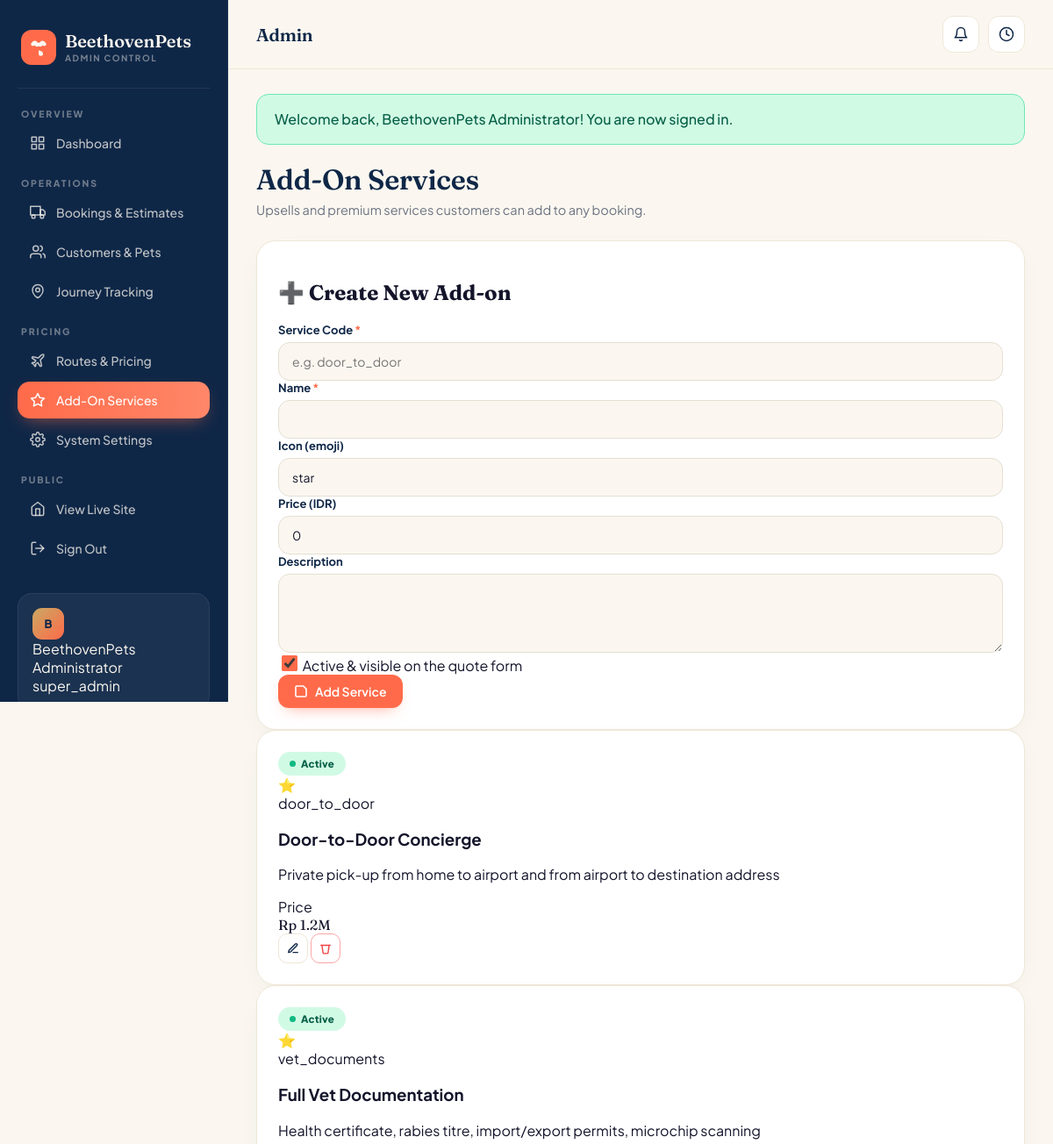
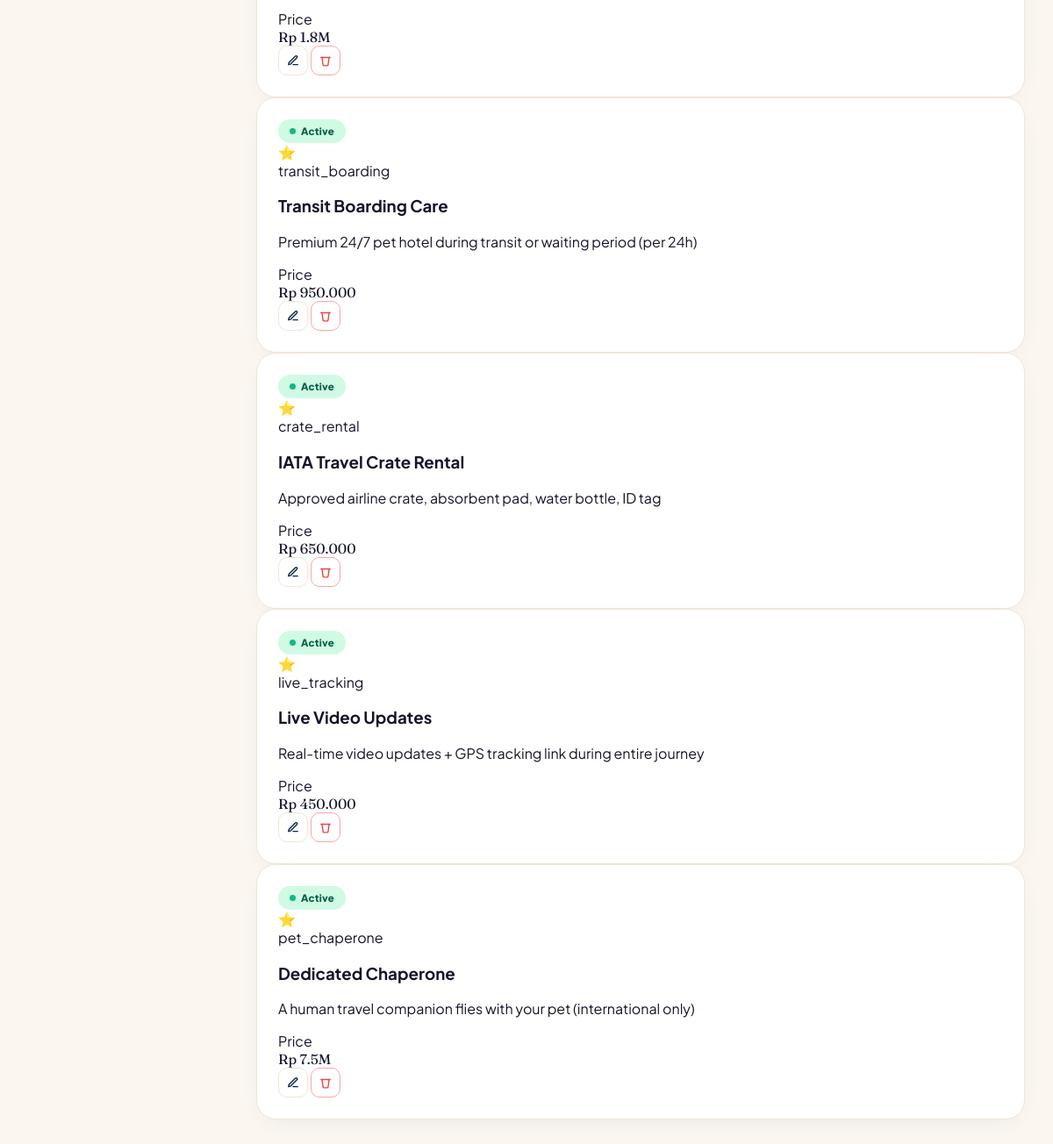
/admin/addons.php (signed in), run on the app's committed database (2 pictures, top to bottom).
### tables this page shows
CREATE TABLE `addons` (
  `id` int(11) NOT NULL AUTO_INCREMENT,
  `code` varchar(40) NOT NULL UNIQUE,
  `name` varchar(120) NOT NULL,
  `description` text NOT NULL,
  `price_idr` decimal(10,2) NOT NULL DEFAULT 0.00,
  `icon` varchar(40) DEFAULT 'star',
  `is_active` tinyint(1) NOT NULL DEFAULT 1,
  PRIMARY KEY (`id`)
);

### includes/db.php (called while the page is built, shortened)
<?php
class Database {
    private static $instance = null;
    private $pdo;
    private function __construct() {
        try {
            $dsn = "mysql:host=" . DB_HOST . ";dbname=" . DB_NAME . ";charset=" . DB_CHARSET;
            $options = [
                PDO::ATTR_ERRMODE            => PDO::ERRMODE_EXCEPTION,
                PDO::ATTR_DEFAULT_FETCH_MODE => PDO::FETCH_ASSOC,
                PDO::ATTR_EMULATE_PREPARES   => false,
                PDO::ATTR_PERSISTENT         => true,
            ];
            $this->pdo = new PDO($dsn, DB_USER, DB_PASS, $options);
        } catch (PDOException $e) {
            die('<div style="padding:40px;font-family:sans-serif;max-width:700px;margin:40px auto;background:#FFF5F0;border:1px solid #FFD1C0;border-radius:16px;">
            <h2 style="color:#E55536;margin:0 0 16px 0;">🔧 Database Connection Required</h2>
            <p style="color:#4A4A4A;line-height:1.6;margin-bottom:16px;">
                Welcome to <strong>BeethovenPets</strong>! Before we can launch, please complete these 2 quick steps:
            </p>
            <ol style="color:#4A4A4A;line-height:1.8;padding-left:20px;margin-bottom:20px;">
                <li><strong>Import the SQL file:</strong> Upload <code style="background:#FFE4D9;padding:2px 6px;border-radius:6px;">database/beethovenpets_schema.sql</code> to your phpMyAdmin / MySQL manager (cPanel or aaPanel).</li>
                <li><strong>Update credentials:</strong> Open <code style="background:#FFE4D9;padding:2px 6px;border-radius:6px;">includes/config.php</code> and set your MySQL username, password, and database name (typically <code>cpusername_dbname</code> on cPanel).</li>
            </ol>
            <p style="color:#888;font-size:14px;">If you need help, check the included <code>DEPLOYMENT-README.md</code> file.</p>
            <details style="margin-top:20px;color:#888;font-size:12px;"><summary>Developer Debug Info</summary><pre style="white-space:pre-wrap;word-wrap:break-word;background:#1A1A2E;color:#E8E6E3;padding:16px;border-radius:10px;font-size:12px;">' . htmlspecialchars($e->getMessage()) . '</pre></details>
            </div>');
        }
    }
    public static function getInstance(): Database {
        if (self::$instance === null) self::$instance = new self();
        return self::$instance;
    }
    public function fetch(string $sql, array $params = []) {
        $stmt = $this->pdo->prepare($sql);
        $stmt->execute($params);
        return $stmt->fetch() ?: null;
    }
    public function fetchAll(string $sql, array $params = []) {
        $stmt = $this->pdo->prepare($sql);
        $stmt->execute($params);
        return $stmt->fetchAll();
    }
}
function pawDB(): Database {
    return Database::getInstance();
}

### admin/addons.php (the view, shortened to what this page needs)
<?php
require_once __DIR__ . '/includes/header.php';
$db = pawDB();
$addons = $db->fetchAll("SELECT * FROM addons ORDER BY is_active DESC, id ASC");
$editA = null;
?>
<div class="page-title-row">
  <div class="page-title">
    <h1>Add-On Services</h1>
    <p>Upsells and premium services customers can add to any booking.</p>
  </div>
</div>
<div class="card card-pad mb-6">
  <h2 class="font-display text-2xl font-semibold text-navy mb-5"><?=$editA ? 'Edit Add-on · #' . (int)$editA['id'] : '➕ Create New Add-on'?></h2>
  <form method="POST">
    <div class="grid grid-cols-1 md:grid-cols-6 gap-4 mb-4">
      <div class="field md:col-span-2" style="margin:0"><label>Service Code<span class="req" style="color:var(--coral)">*</span></label>
        <input class="input" name="code" required placeholder="e.g. door_to_door" value="<?=e($editA['code'] ?? '')?>"></div>
      <div class="field md:col-span-2" style="margin:0"><label>Name<span class="req" style="color:var(--coral)">*</span></label>
        <input class="input" name="name" required value="<?=e($editA['name'] ?? '')?>"></div>
      <div class="field" style="margin:0"><label>Icon (emoji)</label>
        <input class="input" name="icon" value="<?=e($editA['icon'] ?? 'star')?>"></div>
      <div class="field" style="margin:0"><label>Price (IDR)</label>
        <input class="input" type="number" step="50000" name="price_idr" value="<?=e($editA['price_idr'] ?? 0)?>"></div>
    </div>
    <div class="field mb-4" style="margin:0">
      <label>Description</label>
      <textarea class="textarea" name="description"><?=e($editA['description'] ?? '')?></textarea>
    </div>
    <div class="flex items-center justify-between">
      <label class="flex items-center gap-2 font-semibold text-sm text-navy">
        <input type="checkbox" name="is_active" <?=($editA['is_active'] ?? 1)?'checked':''?> style="accent-color:#FF6B4A;width:18px;height:18px">
        Active & visible on the quote form
      </label>
      <div class="flex gap-3">
        <button class="btn btn-primary">
          <svg width="16" height="16" viewBox="0 0 24 24" fill="none" stroke="currentColor" stroke-width="2.4" stroke-linecap="round" stroke-linejoin="round"><path d="M19 21H5a2 2 0 0 1-2-2V5a2 2 0 0 1 2-2h11l5 5v11a2 2 0 0 1-2 2z"/></svg>
          <?=$editA ? 'Update Add-on' : 'Add Service'?>
        </button>
      </div>
    </div>
  </form>
</div>
<?php if (count($addons) === 0): ?>
<div class="card card-pad">
  <div class="empty" style="border:0;background:transparent">
    <div class="empty-icon">⭐</div>
    <p class="font-bold text-navy mb-1">No add-on services yet.</p>
    <p class="text-muted text-sm">Create your first upsell (Door-to-door, Vet docs, etc.) above.</p>
  </div>
</div>
<?php else: ?>
<div class="grid grid-cols-1 md:grid-cols-2 lg:grid-cols-3 gap-5">
  <?php foreach($addons as $a): ?>
  <div class="card card-pad card-hover relative" style="<?=!$a['is_active']?'opacity:0.6':''?>">
    <div class="absolute top-5 right-5">
      <span class="chip" style="background:<?=$a['is_active']?'#D1FAE5;color:#065F46':'#FEE2E2;color:#991B1B'?>">
        <span class="chip-dot" style="background:<?=$a['is_active']?'#10B981':'#EF4444'?>"></span>
        <?=$a['is_active']?'Active':'Disabled'?>
      </span>
    </div>
    <div class="flex items-start gap-4 mb-4">
      <div class="w-14 h-14 rounded-2xl bg-coral/10 flex items-center justify-center text-3xl flex-shrink-0">
        <?=$a['icon'] && preg_match('/[\x{1F300}-\x{1F9FF}]/u', $a['icon']) ? $a['icon'] : '⭐'?>
      </div>
      <div class="min-w-0 pr-16">
        <div class="text-[11px] font-extrabold uppercase tracking-widest text-muted mb-1"><?=e($a['code'])?></div>
        <h3 class="font-bold text-navy text-lg leading-tight"><?=e($a['name'])?></h3>
      </div>
    </div>
    <p class="text-muted text-sm leading-relaxed mb-4"><?=e($a['description'])?></p>
    <div class="p-4 rounded-2xl bg-gradient-to-br from-cream-3 to-cream flex items-center justify-between">
      <div>
        <div class="text-[10px] font-extrabold uppercase tracking-widest text-muted">Price</div>
        <div class="font-display text-3xl font-bold text-coral leading-none mt-0.5"><?=formatRupiah($a['price_idr'])?></div>
      </div>
      <div class="flex gap-2">
        <a href="addons.php?edit=<?=(int)$a['id']?>" class="btn btn-outline btn-icon btn-sm">
          <svg width="14" height="14" viewBox="0 0 24 24" fill="none" stroke="currentColor" stroke-width="2.4" stroke-linecap="round" stroke-linejoin="round"><path d="M12 20h9"/><path d="M16.5 3.5a2.121 2.121 0 0 1 3 3L7 19l-4 1 1-4L16.5 3.5z"/></svg>
        </a>
        <form method="POST" style="display:inline" onsubmit="return confirm('Delete this add-on?')">
          <button class="btn btn-outline btn-icon btn-sm confirm-delete" style="border-color:#FCA5A5">
            <svg width="14" height="14" viewBox="0 0 24 24" fill="none" stroke="#EF4444" stroke-width="2.4" stroke-linecap="round" stroke-linejoin="round"><polyline points="3 6 5 6 21 6"/><path d="M19 6l-2 14a2 2 0 0 1-2 2H9a2 2 0 0 1-2-2L5 6"/></svg>
          </button>
        </form>
      </div>
    </div>
  </div>
  <?php endforeach; ?>
</div>
<?php endif; ?>
<?php require_once __DIR__ . '/includes/footer.php'; ?>

### admin/includes/header.php (shortened to what this page needs)
<?php
if (strpos($_SERVER['PHP_SELF'], '/admin/login.php') === false &&
    strpos($_SERVER['PHP_SELF'], '/admin/logout.php') === false) {
    $admin = currentAdmin();
}
if (!isset($page_title)) $page_title = 'Admin';
$page_base = basename($_SERVER['PHP_SELF']);
?>
<!DOCTYPE html>
<html lang="en">
<head>
</head>
<body>
<?php if (strpos($_SERVER['PHP_SELF'], '/admin/login.php') === false &&
          strpos($_SERVER['PHP_SELF'], '/admin/logout.php') === false): ?>
<div class="layout">
  <aside class="sidebar" id="sidebar">
    <div class="side-brand">
      <div class="logo">
      </div>
      <div>
        <div class="name">BeethovenPets</div>
        <div class="sub">Admin Control</div>
      </div>
    </div>
    <div class="nav-section">Overview</div>
    <a href="index.php" class="nav-link <?=$page_base=='index.php'?'active':''?>">
      <svg viewBox="0 0 24 24" fill="none" stroke="currentColor" stroke-width="2" stroke-linecap="round" stroke-linejoin="round"><rect x="3" y="3" width="7" height="7"/><rect x="14" y="3" width="7" height="7"/><rect x="3" y="14" width="7" height="7"/><rect x="14" y="14" width="7" height="7"/></svg>
      Dashboard
    </a>
    <div class="nav-section">Operations</div>
    <a href="bookings.php" class="nav-link <?=$page_base=='bookings.php'||$page_base=='booking-view.php'?'active':''?>">
      <svg viewBox="0 0 24 24" fill="none" stroke="currentColor" stroke-width="2" stroke-linecap="round" stroke-linejoin="round"><rect x="1" y="3" width="15" height="13"/><polygon points="16 8 20 8 23 11 23 16 16 16 16 8"/><circle cx="5.5" cy="18.5" r="2.5"/><circle cx="18.5" cy="18.5" r="2.5"/></svg>
      Bookings & Estimates
    </a>
    <a href="customers.php" class="nav-link <?=$page_base=='customers.php'||$page_base=='customer-view.php'?'active':''?>">
      <svg viewBox="0 0 24 24" fill="none" stroke="currentColor" stroke-width="2" stroke-linecap="round" stroke-linejoin="round"><path d="M17 21v-2a4 4 0 0 0-4-4H5a4 4 0 0 0-4 4v2"/><circle cx="9" cy="7" r="4"/><path d="M23 21v-2a4 4 0 0 0-3-3.87"/><path d="M16 3.13a4 4 0 0 1 0 7.75"/></svg>
      Customers & Pets
    </a>
    <a href="tracking.php" class="nav-link <?=$page_base=='tracking.php'?'active':''?>">
      <svg viewBox="0 0 24 24" fill="none" stroke="currentColor" stroke-width="2" stroke-linecap="round" stroke-linejoin="round"><path d="M12 22s-8-4.5-8-11.8A8 8 0 0 1 12 2a8 8 0 0 1 8 8.2c0 7.3-8 11.8-8 11.8z"/><circle cx="12" cy="10" r="3"/></svg>
      Journey Tracking
    </a>
    <div class="nav-section">Pricing</div>
    <a href="routes.php" class="nav-link <?=$page_base=='routes.php'?'active':''?>">
      Routes & Pricing
    </a>
    <a href="addons.php" class="nav-link <?=$page_base=='addons.php'?'active':''?>">
      <svg viewBox="0 0 24 24" fill="none" stroke="currentColor" stroke-width="2" stroke-linecap="round" stroke-linejoin="round"><path d="M12 2l3.09 6.26L22 9.27l-5 4.87 1.18 6.88L12 17.77l-6.18 3.25L7 14.14 2 9.27l6.91-1.01L12 2z"/></svg>
      Add-On Services
    </a>
    <a href="settings.php" class="nav-link <?=$page_base=='settings.php'?'active':''?>">
      System Settings
    </a>
    <div class="nav-section">Public</div>
    <a href="../index.php" target="_blank" class="nav-link">
      <svg viewBox="0 0 24 24" fill="none" stroke="currentColor" stroke-width="2" stroke-linecap="round" stroke-linejoin="round"><path d="M3 9l9-7 9 7v11a2 2 0 0 1-2 2H5a2 2 0 0 1-2-2z"/><polyline points="9 22 9 12 15 12 15 22"/></svg>
      View Live Site
    </a>
    <a href="logout.php" class="nav-link">
      <svg viewBox="0 0 24 24" fill="none" stroke="currentColor" stroke-width="2" stroke-linecap="round" stroke-linejoin="round"><path d="M9 21H5a2 2 0 0 1-2-2V5a2 2 0 0 1 2-2h4"/><polyline points="16 17 21 12 16 7"/><line x1="21" y1="12" x2="9" y2="12"/></svg>
      Sign Out
    </a>
    <div class="side-footer">
      <div class="flex items-center gap-3">
        <div class="avatar"><?=strtoupper(substr($admin['full_name'] ?? 'A', 0, 1))?></div>
        <div class="min-w-0 flex-1">
          <div class="font-bold text-sm truncate"><?=e($admin['full_name'] ?? 'Admin')?></div>
          <div class="text-[11px] opacity-60 font-semibold"><?=e($admin['role'] ?? 'manager')?></div>
        </div>
      </div>
    </div>
  </aside>
  <div class="main">
    <div class="topbar">
      <div class="flex items-center gap-4">
        <div class="page-title">
          <h1 style="font-size:20px;"><?=e($page_title)?></h1>
        </div>
      </div>
      <div class="topbar-actions">
        <a href="bookings.php?status=inquiry" class="pill-btn" title="New inquiries">
          <svg width="18" height="18" viewBox="0 0 24 24" fill="none" stroke="currentColor" stroke-width="2" stroke-linecap="round" stroke-linejoin="round"><path d="M18 8A6 6 0 0 0 6 8c0 7-3 9-3 9h18s-3-2-3-9"/><path d="M13.73 21a2 2 0 0 1-3.46 0"/></svg>
        </a>
        <a href="../track.php" target="_blank" class="pill-btn" title="Open public tracker">
          <svg width="18" height="18" viewBox="0 0 24 24" fill="none" stroke="currentColor" stroke-width="2" stroke-linecap="round" stroke-linejoin="round"><circle cx="12" cy="12" r="10"/><polyline points="12 6 12 12 16 14"/></svg>
        </a>
      </div>
    </div>
    <div class="content">
<?php endif; ?>
<?php
foreach (['admin', 'booking', 'customer', 'pet', 'route', 'addon', 'setting', 'tracking'] as $k) {
    echo renderFlash($k);
}
?>

### data on the page
addons: is_active 1 (drawn), code "door_to_door", name "Door-to-Door Concierge", description "Private pick-up from home to airport and from airport to destination address", price_idr "Rp 1.2M"
addons: is_active 1 (drawn), code "vet_documents", name "Full Vet Documentation", description "Health certificate, rabies titre, import/export permits, microchip scanning", price_idr "Rp 1.8M"
addons: is_active 1 (drawn), code "transit_boarding", name "Transit Boarding Care", description "Premium 24/7 pet hotel during transit or waiting period (per 24h)", price_idr "Rp 950.000"
addons: is_active 1 (drawn), code "crate_rental", name "IATA Travel Crate Rental", description "Approved airline crate, absorbent pad, water bottle, ID tag", price_idr "Rp 650.000"
addons: is_active 1 (drawn), code "live_tracking", name "Live Video Updates", description "Real-time video updates + GPS tracking link during entire journey", price_idr "Rp 450.000"
addons: is_active 1 (drawn), code "pet_chaperone", name "Dedicated Chaperone", description "A human travel companion flies with your pet (international only)", price_idr "Rp 7.5M"

### other printed values
substr($admin['full_name'] ?? 'A', 0, 1) "B"
$admin['full_name'] "BeethovenPets Administrator"
$admin['role'] "super_admin"
$page_title "Admin"
